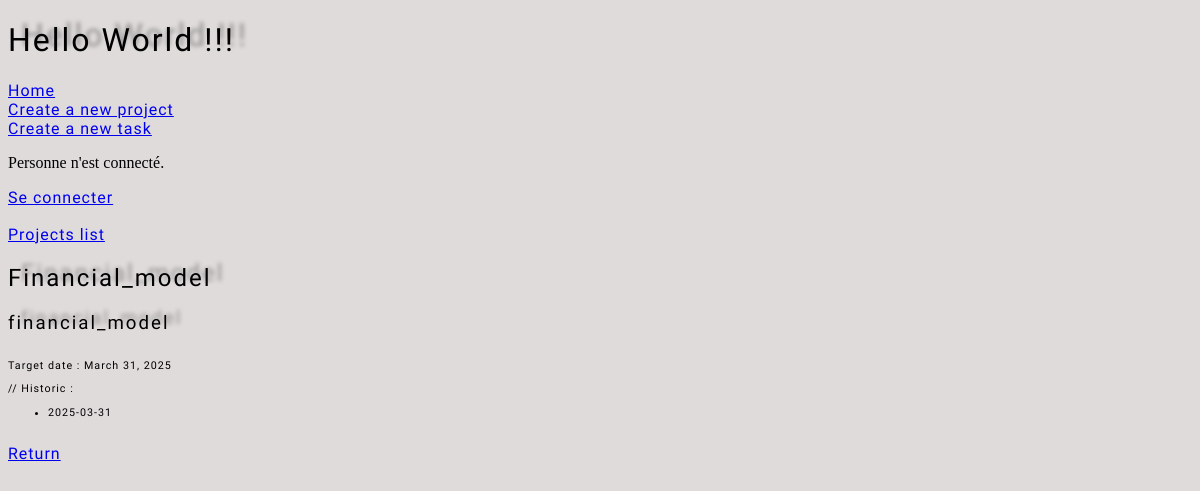
The app's page /todo/project_detail/1/ with its own data.
### todolist/models.py (models this page shows, shortened)
class Project(models.Model):
  name=models.CharField(max_length=100, unique=True)
  slug=models.SlugField(max_length=100, unique=True, blank=True)
  target_date_project = models.DateField(default=default_target_date)
  historic_target_date_project= models.JSONField(default=list, blank=True)

### todolist/views.py (the view)
# urls.py: path('project_detail/<int:pk>/', ProjectDetailView.as_view(), name='project_detail'),
class ProjectDetailView(DetailView):
  model= Project
  template_name= 'todolist/project_detail.html'

### todolist/templates/todolist/project_detail.html (shortened to what this page needs)
<!DOCTYPE html>
<html lang="en">
  {% extends 'base.html' %} {% load static %}
    {% block content %}
    <h2>{{ project.name }}</h2>
    <h3>{{project.slug}}</h3>
    <h6>
      Target date : {{ project.target_date_project }}
      // Historic :
      <ul>
        {% for date in project.historic_target_date_project %}
        <li>{{ date }}</li>
        {% endfor %}
      </ul>
    </h6>
    <a href="{% url 'todolist:projects_list' %}">Return</a>
    {% endblock %}

### static/css/users/style.css (style rules this page uses)
body { background-color: rgb(223, 219, 219); }
a, h6 { letter-spacing: 1px; font-family: "Creepster", "Times New Roman", Times, serif; font-weight: 50; font-style: normal; }
h2 { letter-spacing: 2px; text-shadow: 13px -5px 4px #00000057; font-family: "Creepster", "Times New Roman", Times, serif; font-weight: 200; font-style: normal; }
h3 { letter-spacing: 2px; text-shadow: 13px -5px 4px #00000057; font-family: "Creepster", "Times New Roman", Times, serif; font-weight: 175; font-style: normal; }

### records on screen
Project: name "Financial_model", slug "financial_model", target_date_project "March 31, 2025"

### other values on screen
{{ date }} "2025-03-31"
